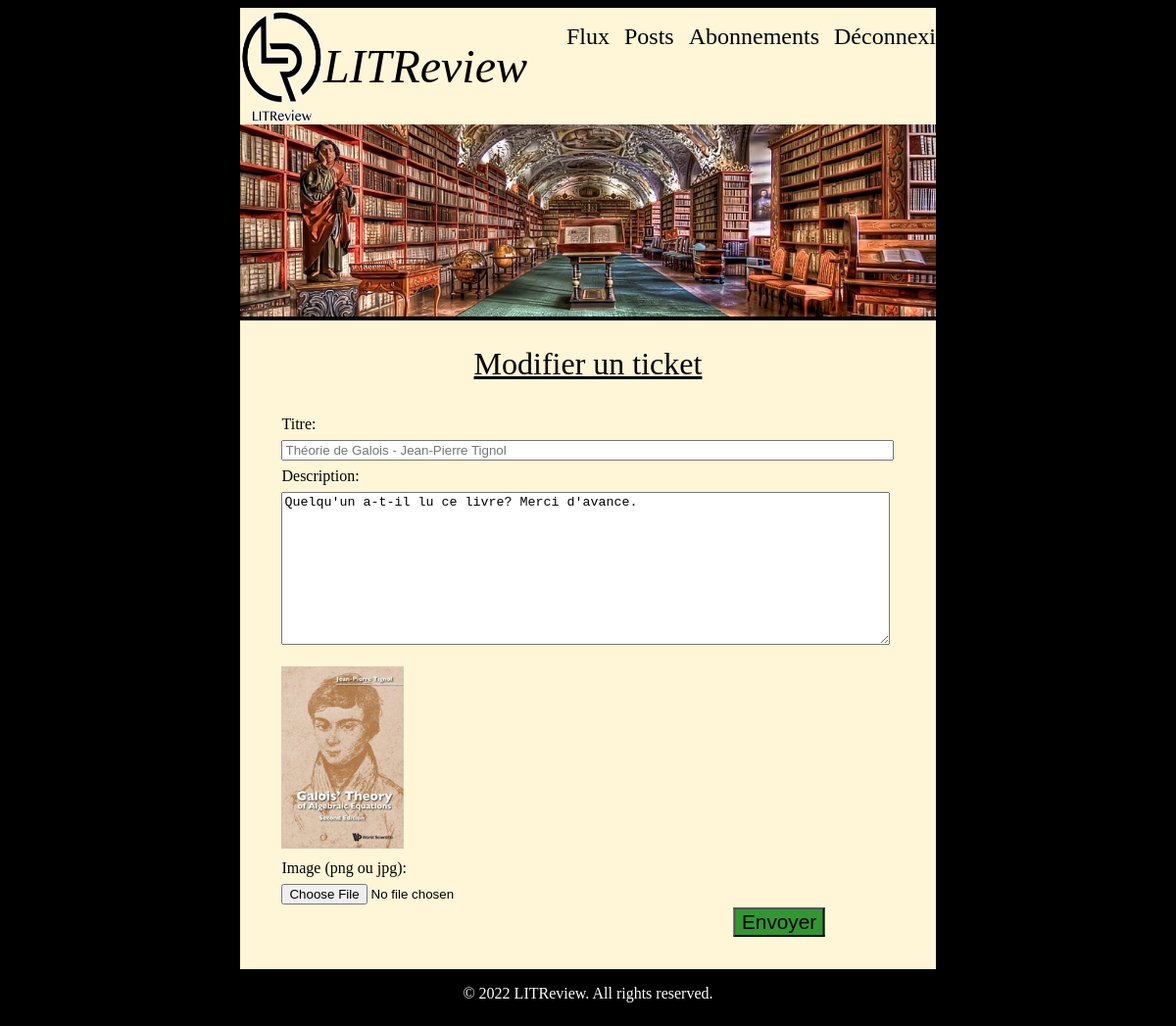
The page /ticket/update/1 (signed in) on the database its author committed.
### blog/models.py (models this page shows, shortened)
class Ticket(models.Model):
    user = models.ForeignKey(to=User, null=False, on_delete=models.CASCADE)
    title = models.fields.CharField(max_length=128)
    description = models.fields.CharField(max_length=2048, blank=True)
    time_created = models.DateTimeField(auto_now=True)
    image = models.ImageField(null=True, blank=True)

### blog/views.py (the view, shortened to what this page needs)
# urls.py: path('ticket/update/<int:id>', views.ticket_update, name="ticket_update"),
@login_required
def ticket_update(request, id):
    current_user = request.user
    try:
        tick = Ticket.objects.get(id=id, user=current_user)
    except Ticket.DoesNotExist:
        return redirect("my_posts")
    form = forms.TicketForm()
    return render(request, 'blog/ticket_modify.html',
                  {'css_name': 'blog/ticket.css',
                   'page_title': 'LITReview - Update ticket',
                   'nav_bar': 'true',
                   'form_add': form,
                   'tick_title': tick.title,
                   'tick_description': tick.description,
                   'tick_image_url': tick.image.url,
                   'ticket_id': id})

### blog/forms.py
class TicketForm(forms.Form):
    title = forms.CharField(max_length=128)
    description = forms.CharField(max_length=2048)
    image = forms.ImageField()

### blog/templates/blog/ticket_modify.html (shortened to what this page needs)
{% extends 'blog/base.html' %}
{% block content %}
    <section id="my_container">
        <div id="form">
            <form method="post" enctype="multipart/form-data" action="{% url 'ticket_update' ticket_id %}">
                <p>
                    <h2>Modifier un ticket</h2>
                    <label for="book_title">Titre:</label>
                    <input type="text" name="{{ form_add.title.html_name }}" id="book_title" size="75" maxlength="{{ form_add.title.field.max_length }}"
                           placeholder="{{ tick_title }}" required autofocus/>
                    <label for="book_description">Description:</label>
                    <textarea name="{{ form_add.description.html_name }}" id="book_description" rows="10" cols="75"
                              maxlength="{{ form_add.description.field.max_length }}">{{ tick_description }}</textarea>
                    <img src="{{ tick_image_url }}" id="book_img"/>
                    <label>Image (png ou jpg):</label>
                    <input type="file" name="image" accept="image/*">
                </p>
                    <button id="send_button" type="submit"> Envoyer </button>
            </form>
        </div>
    </section>
{% endblock %}

### blog/static/blog/ticket.css (style rules this page uses)
#page_body { background-color: black; }
#book_img { border: none; width: 20%; }
#my_container { background-color: rgb(255,245,215); display: flex; flex-direction: row; justify-content: space-around; }
#form { background-color: rgb(255,245,215); display: table; }
#form p { display: table-row; line-height : 200%; }
#form label { display: table-cell; line-height : 200%; }
#form input { display: table-cell; }
h2 { text-align: center; font-size: 2.0em; color: black; font-family: "Times New Roman", Times, serif; font-weight: normal; text-decoration: underline; }
#send_button { font-size: 1.3em; transform: translate(500%, -50%); background-color: rgb(50,150,50); color: black; }

### rows shown on the page
Ticket: title "Théorie de Galois - Jean-Pierre Tignol", description "Quelqu'un a-t-il lu ce livre? Merci d'avance."
